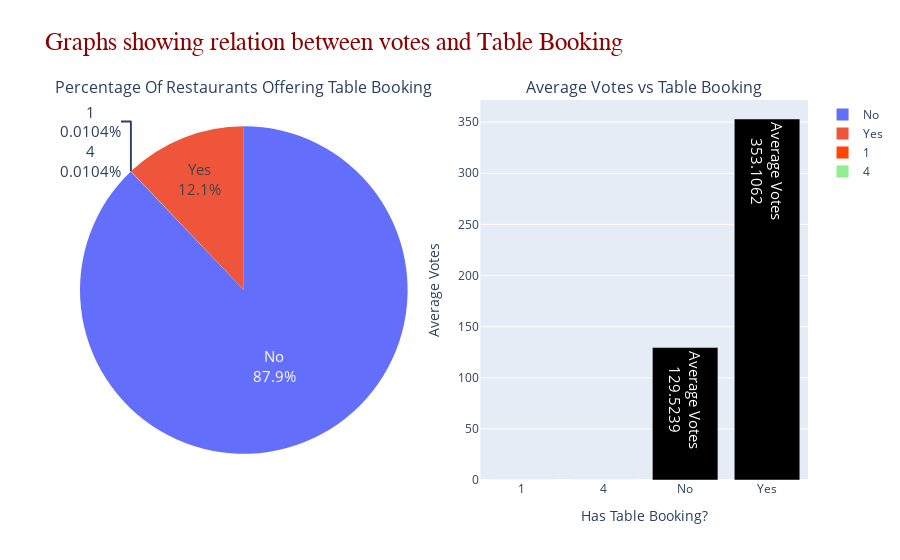

Here is the notebook cell this chart was saved with:
### Code cell
fig2=make_subplots(rows=1, cols=2,
                   specs=[[{"type":"domain"},{"type":"bar"}]],
                   subplot_titles=('Percentage Of Restaurants Offering Table Booking','Average Votes vs Table Booking'))

fig2.add_trace(go.Pie(labels=Total_Restaurants_Booking.index,
                      values=Total_Restaurants_Booking.Total_Restaurants,
                      hovertemplate ="%{label}<br>Restaurant Count:%{value}",
                      hoverinfo=None,
                      texttemplate = "%{label}<br>%{percent}",
                      marker=dict(colors=["orangered","lightgreen"]),
                      showlegend=True),row=1,col=1)

fig2.add_trace(go.Bar(x=Avg_Votes_Booking.index,
                      y=Avg_Votes_Booking["Average_Votes"],
                     hovertemplate ="%{label}<br>Average Votes:%{value}",
                     texttemplate = "Average Votes<br>%{value}",
                     marker=dict(color=["orangered","lightgreen"]),
                     showlegend=False),row=1,col=2)

fig2.update_xaxes(title_text="Has Table Booking?", row=1, col=2)
fig2.update_yaxes(title_text="Average Votes", row=1, col=2)

fig2.update_traces(textfont_size=15)
fig2.update_layout(title_text = 'Graphs showing relation between votes and Table Booking',
                   title_font = dict(size=25,family='Verdana', color='darkred'))

### Figure 1 — Plotly figure (JSON) as saved in the notebook; plotly's stock layout.template omitted (floating-point values rounded to 4 significant figures)
{"data": [{"domain": {"x": [0, 0.45], "y": [0, 1]}, "hovertemplate": "%{label}<br>Restaurant Count:%{value}", "labels": ["1", "4", "No", "Yes"], "marker": {"colors": ["orangered", "lightgreen"]}, "showlegend": true, "textfont": {"size": 15}, "texttemplate": "%{label}<br>%{percent}", "type": "pie", "values": [1, 1, 8412, 1158]}, {"hovertemplate": "%{label}<br>Average Votes:%{value}", "marker": {"color": ["orangered", "lightgreen"]}, "showlegend": false, "textfont": {"size": 15}, "texttemplate": "Average Votes<br>%{value}", "type": "bar", "x": ["1", "4", "No", "Yes"], "xaxis": "x", "y": [0, 0, 129.5, 353.1], "yaxis": "y"}], "layout": {"annotations": [{"font": {"size": 16}, "showarrow": false, "text": "Percentage Of Restaurants Offering Table Booking", "x": 0.225, "xanchor": "center", "xref": "paper", "y": 1, "yanchor": "bottom", "yref": "paper"}, {"font": {"size": 16}, "showarrow": false, "text": "Average Votes vs Table Booking", "x": 0.775, "xanchor": "center", "xref": "paper", "y": 1, "yanchor": "bottom", "yref": "paper"}], "title": {"font": {"color": "darkred", "family": "Verdana", "size": 25}, "text": "Graphs showing relation between votes and Table Booking"}, "xaxis": {"anchor": "y", "domain": [0.55, 1], "title": {"text": "Has Table Booking?"}}, "yaxis": {"anchor": "x", "domain": [0, 1], "title": {"text": "Average Votes"}}}}
